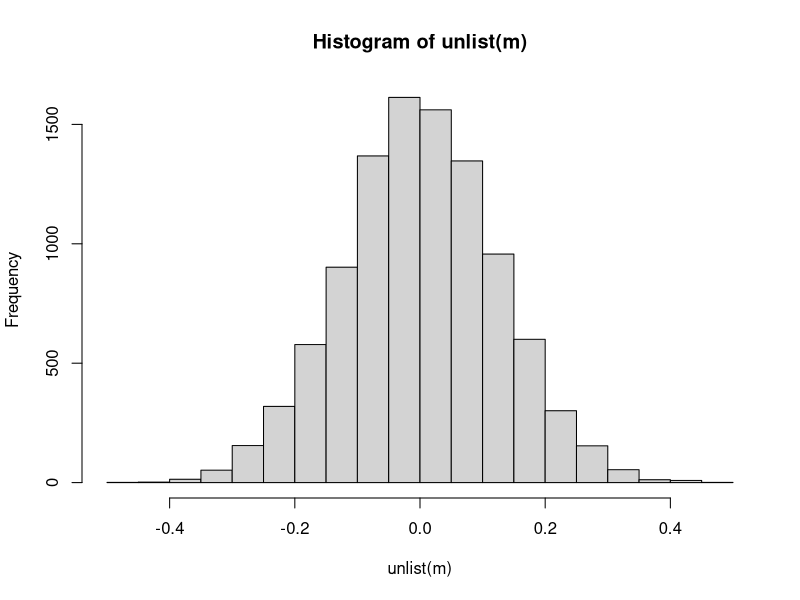
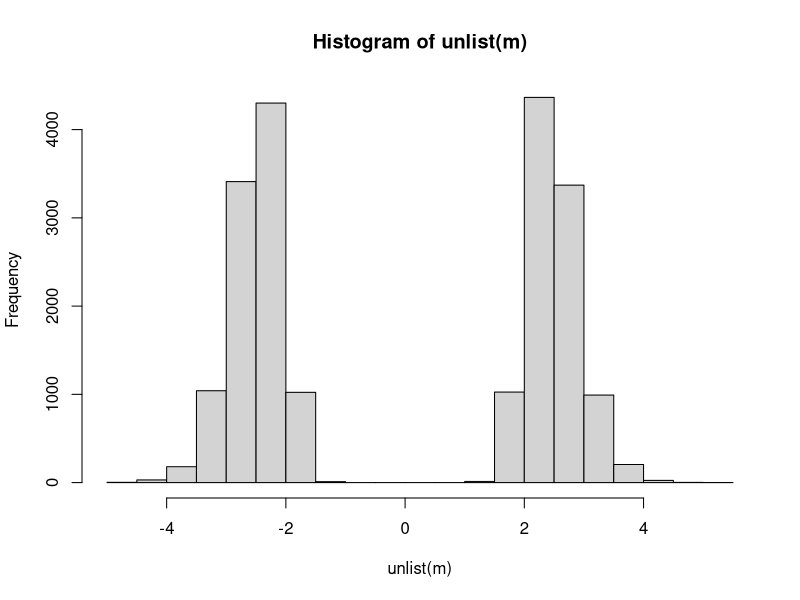
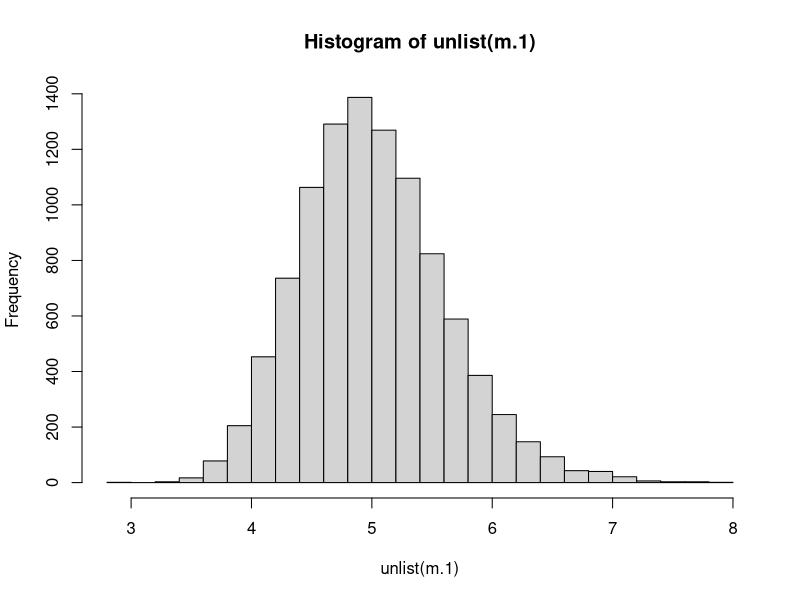
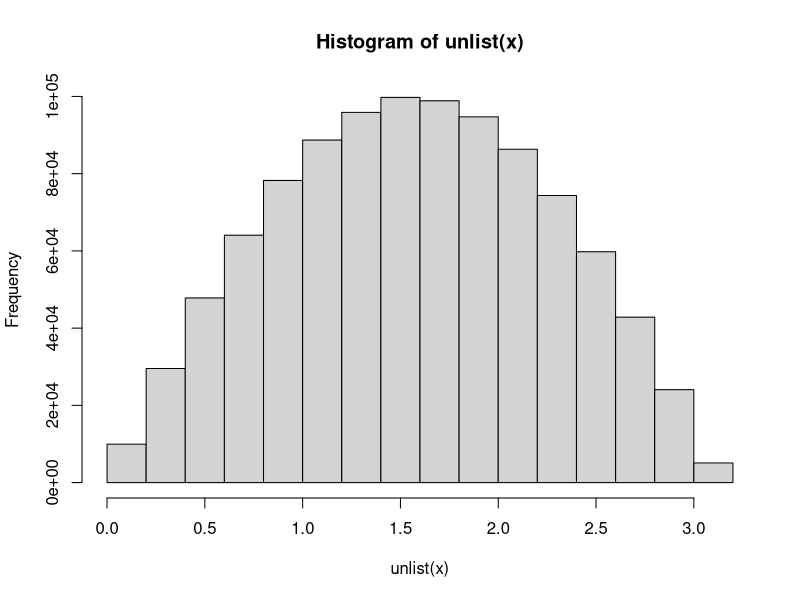
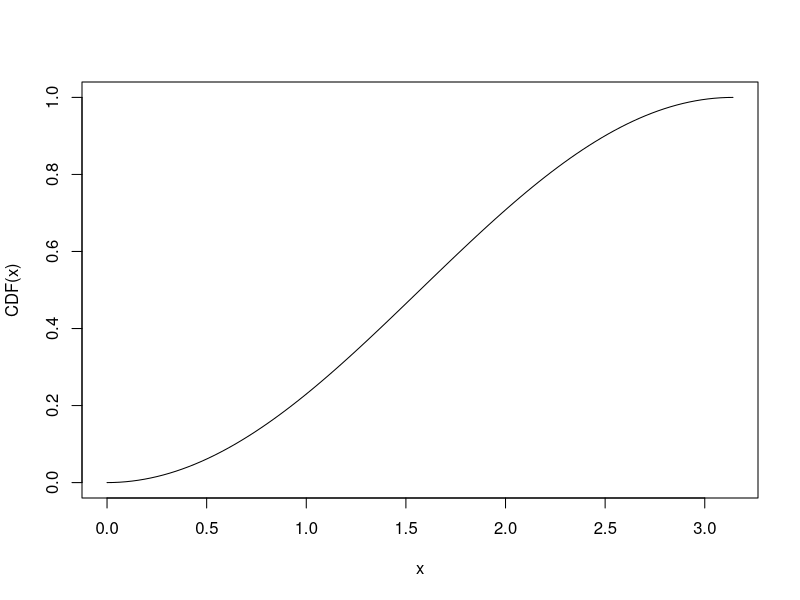

Generate these figures, in order, with R: (Note: this script raises an error after producing the figures.)
## ---- chunk 1
knitr::opts_chunk$set(echo = TRUE,  
											comment="      ##",  
											error=TRUE, 
											collapse=TRUE) 
## ---- chunk 2
# return a vector, containing x  3 times (3 elments)
rep(x=5,times = 3)  # 5 5 5	

# return vector of "j" "k"  6 times (12 elements)
v <- rep(x=letters[10:11], times=6)
## ---- chunk 3
seq(from = 1, to = 10, by=0.1)

x <- seq(1:4)
x
rep(x, 3) # 1...10 1 ...10  1...10
## ---- chunk 4
sample(x=c(0,1), size= 7, replace=TRUE)

sample(x=c("blue","red"), size=20, replace=TRUE, prob=c(0.8,0.2))

sample(x=1:5, size=50, replace=TRUE)

# note:
m <- matrix(data=1:100, nrow=25) # fills 1st column, then second ...
head(m)
## ---- chunk 5

replicate(n =3 , mean(1:100))
replicate(n =3,  mean(rnorm(10)))

## ---- chunk 6
n  <- 3
l  <- replicate(3, rnorm(5), simplify = FALSE )
l

lapply(l, mean)
## ---- chunk 7
# From normal distribution, take N values at random.  Compute median. To
# generate the sampling distribution of the median,  repeat this B times.
#
# Compute point estimate and 95% CI for TRUE  median.  

N  <- 100    # 1 sample
B  <- 10^4 

#  Generate a list of length B, each element containing double of length N
l  <- replicate(B, rnorm(N), simplify = FALSE)
if (F) str(l)

# For each of the B elements of l, compute the median.
m  <- lapply(l, median)

if (F) length(m); str(m)

# the Sampling Distribution appears Normal
hist(unlist(m))

# What can we say about the properities of Sampling Distribution.
# Is it normal?   If so, can we compare its mean and standard error and compare
# to theory?
#

## ---- chunk 8
# From normal distribution, take N values at random.  Compute range. To
# generate the sampling distribution of the range,  repeat this B times.
#
# Compute point estimate and 95% CI for TRUE  range.  

N  <- 100    # 1 sample
B  <- 10^4 

#  Generate a list of length B, each element containing double of length N
l  <- replicate(B, rnorm(N), simplify = FALSE)
if (F) str(l)

# For each of the B elements of l, compute the median.
m  <- lapply(l, range)
m.1 <- lapply(l, function(e) {r  <- range(e); r[2] - r[1]})


if (F) {length(m); str(m)}

# the Sampling Distribution appears Normal
hist(unlist(m))
hist(breaks=20, unlist(m.1))

# What can we say about the properities of Sampling Distribution.
# Is it normal?   If so, can we compare its mean and standard error and compare
# to theory?
#

## ---- chunk 9
# From sine wave distribution (x=0 to x=pi), take N values at random.  Repeat this B times.
# Compute point estimate and 95% CI for TRUE  median.  
N  <-  100
B  <- 10^4
y  <- replicate (B, runif(N, min=0, max=1), simplify=FALSE)
length(y)
inv  <- function(y) (acos(1-2*y))
x  <- lapply(y, inv)

m  <- lapply(x, mean)

pi/2

hist(unlist(x))

# PDF = sin
# CDF = integral sin bet 0 and x 

CDF  <- function(x) {1/2*(1 - cos(x))}
curve(CDF, from = 0, to = pi)

# given y, solve for x
x  <- acos(1 - 2*y)
x
hist(x)

curve(sin)

N  <- 100  
B  <- 10^4 
l  <- replicate(B, rnorm(N), simplify = FALSE)

m  <- lapply(l, median)
hist(unlist(m))
## ---- chunk 10
# game:  roll 2 dice, 7 or 11?
# construct matrix of 2 cols, so simulate throwing 2 die, 50x.

B  <- 50  # experiments (rows)
n  <- 2   # each experment, 2 dice

s <- sample(1:6,B*n, replace=TRUE) # returns vector
m <- matrix(s, nrow= B, ncol=n)
head(m)
## ---- chunk 11
# replicate
## ---- chunk 12

#### 0050_from_norm
df <- data.frame(matrix(rnorm(1000), ncol =10))
head(df)	

## ---- chunk 13
N  <- 10000
roll <- sample(x=c(-1,1),size=N,replace=TRUE, prob=c(0.5,0.5))
roll  <- as.integer(roll)
is_integer(roll)
is_vector(roll)# T
is_atomic(roll)
str(roll)


t  <- tibble(raw =roll,
	     cum_total = cumsum(raw))
print(t, n=20)
tail(t)
plot( x=1:N, y=t$cum_total)

## ---- chunk 14


#### 0060_coin_flip_running_avg
# 1/n converges slowly!
size <- 100000
t <- tibble(x=sample(x=c(1,0),size=size, replace = TRUE),
			run_avg = dplyr::cummean(x)
			) %>% 
	mutate(line = 1:size)

t %>% head()

t$run_avg %>% tail()
t %>% ggplot(aes(x=line, y=run_avg)) +
	geom_point()
	

# create 'urn' with 5 balls
beads <- rep(c("red", "blue"), times = c(2,3))
beads

# pick sample (of 1)
event <- sample(beads,size=1)
event

# many events
set.seed(2012)
B <- 10000
events <- replicate(B,sample(beads,size=1))
table(events)  #  5988 blue, 4012 blue
t <- tibble(events)
	
# shortcut...
events1 <- sample(beads, size = B, replace = TRUE)
table(events1)  # 5988, 4012

x <- rnorm(10000,0,1)
mean(x <= 0)  # cute,  returns area, percentile
